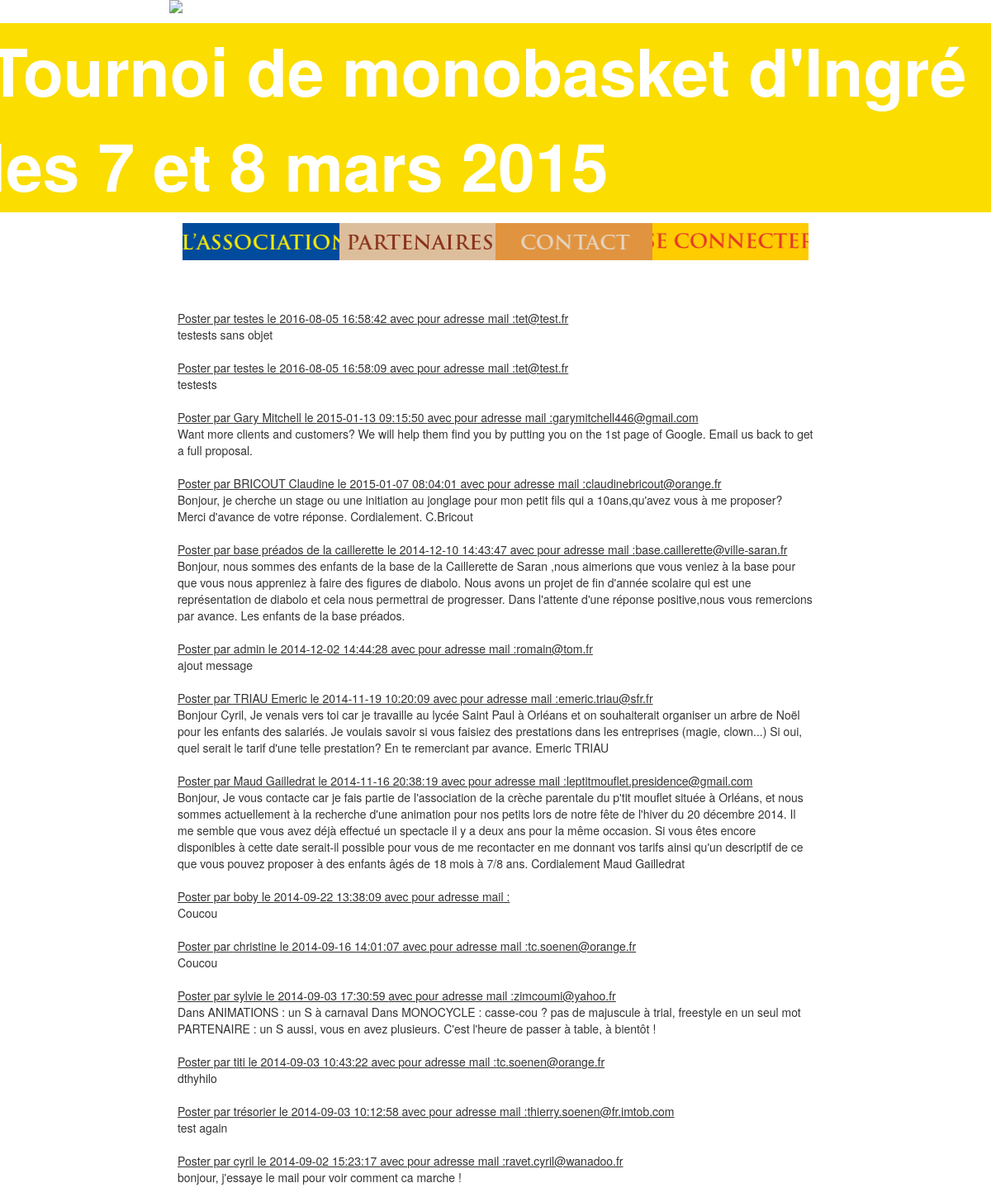
The app's page /page/gestionenvcontact.php with its own data.
### tables this page shows
CREATE TABLE `contact` (
  `pseudo` varchar(200) NOT NULL,
  `datemessage` datetime NOT NULL,
  `contenu` text NOT NULL,
  `mail` text NOT NULL,
  `objet` text NOT NULL,
  `ipPosteur` varchar(100) NOT NULL
);

### manager/MainManager.php (called while the page is built, shortened)
<?php
	class MainManager{
		public function setDb(PDO $db){
			$this->_db = $db;
		}
	}
?>

### manager/ContactManager.php (called while the page is built, shortened)
<?php
	require_once('MainManager.php');
	include('/../model/Contact.php');
	class ContactManager extends MainManager{
		public function getAllContact(){
            $cotnacts = [];
            $q = $this->_db->prepare("SELECT * FROM contact  ORDER BY datemessage DESC ");
            $q->execute();
            while ($donnees = $q->fetch(PDO::FETCH_ASSOC)){
                $newContact = new Contact();
                $newContact->hydrate($donnees);
                $cotnacts[] = $newContact;
            }
            return $cotnacts;
        }
	}
?>

### model/Contact.php (called while the page is built, shortened)
<?php
	class Contact{
		private $_pseudo;
		private $_dateMessage;
		private $_contenu;
		private $_mail;
		public function hydrate(array $donnees){
			foreach ($donnees as $key => $value){
				$method = 'set'.ucfirst($key);
			}
		}
		public function getPseudo(){
			return $this->_pseudo;
		}
		public function getDateMessage(){
			return $this->_dateMessage;
		}
		public function getContenu(){
			return $this->_contenu;
		}
		public function getMail(){
			return $this->_mail;
		}
		public function setPseudo($pseudo){
			if (is_string($pseudo)){
				$this->_pseudo = $pseudo;
			}
		}
		public function setDateMessage($dateMessage){
			$this->_dateMessage = $dateMessage;
		}
		public function setContenu($contenu){
			if (is_string($contenu)){
				$this->_contenu = $contenu;
			}
		}
		public function setMail($mail){
			if (is_string($mail)){
				$this->_mail = $mail;
			}
		}
	}
?>

### page/gestionenvcontact.php (the view, shortened to what this page needs)
<!DOCTYPE html>
<html>
<head>
	<link rel="stylesheet" type="text/css" href="../css/bootstrap.css">
	<link rel="stylesheet" type="text/css" href="../css/style_menu.css">
	<link rel="stylesheet" type="text/css" href="../css/style_connexion.css">
</head>
<body>
<?php
include("squelettePage/menu.php");
?>
<div id="mainDiv" class= "col-md-8 col-md-offset-2">
	<?php
	include ("../manager/ContactManager.php");
	$contactManager = new ContactManager();
	$listContact = $contactManager->getAllContact();
	echo '<div class="article">';
	foreach($listContact as $contact){
		echo '<table><tr><td><u>Poster par '.$contact->getPseudo().' le '.$contact->getDateMessage().' avec pour adresse mail :'.$contact->getMail().'</u></td></tr>';
		echo '<tr><td>'.$contact->getContenu().'</td></tr></table><br/>';
	}
	?>
</div>
</body>
</html>

### css/style_menu.css (style rules this page uses)
body { background-image: url("../image/design/fondecran/fond_accueil.png"); background-size: 100%; }

### css/style_connexion.css (style rules this page uses)
body { background-image: url("../image/design/fondecran/fond_connexion.png"); background-size: 100%; }
#mainDiv { margin-top: 3%; }

### records on screen
contact: pseudo "testes", datemessage "2016-08-05 16:58:42", mail "tet@test.fr", contenu "testests sans objet"
contact: pseudo "testes", datemessage "2016-08-05 16:58:09", mail "tet@test.fr", contenu "testests"
contact: pseudo "Gary Mitchell", datemessage "2015-01-13 09:15:50", mail "garymitchell446@gmail.com", contenu "Want more clients and customers? We will help them find you by putting you on the 1st page of Google. Email us back to get a full proposal."
contact: pseudo "BRICOUT Claudine", datemessage "2015-01-07 08:04:01", mail "claudinebricout@orange.fr", contenu "Bonjour, je cherche un stage ou une initiation au jonglage pour mon petit fils qui a 10ans,qu'avez vous à me proposer? Merci d'avance de votre réponse. Cordialement. C.Bricout"
contact: pseudo "base préados de la caillerette", datemessage "2014-12-10 14:43:47", mail "base.caillerette@ville-saran.fr", contenu "Bonjour, nous sommes des enfants de la base de la Caillerette de Saran ,nous aimerions que vous veniez à la base pour que vous nous appreniez à faire des figures de diabolo. Nous avons un projet de fin d'année scolaire qui est une représentation de diabolo et cela nous permettrai de progresser. Dans l'attente d'une réponse positive,nous vous remercions par avance. Les enfants de la base préados."
contact: pseudo "admin", datemessage "2014-12-02 14:44:28", mail "romain@tom.fr", contenu "ajout message"
contact: pseudo "TRIAU Emeric", datemessage "2014-11-19 10:20:09", mail "emeric.triau@sfr.fr", contenu "Bonjour Cyril, Je venais vers toi car je travaille au lycée Saint Paul à Orléans et on souhaiterait organiser un arbre de Noël pour les enfants des salariés. Je voulais savoir si vous faisiez des prestations dans les entreprises (magie, clown...) Si oui, quel serait le tarif d'une telle prestation? En te remerciant par avance. Emeric TRIAU"
contact: pseudo "Maud Gailledrat", datemessage "2014-11-16 20:38:19", mail "leptitmouflet.presidence@gmail.com", contenu "Bonjour, Je vous contacte car je fais partie de l'association de la crèche parentale du p'tit mouflet située à Orléans, et nous sommes actuellement à la recherche d'une animation pour nos petits lors de notre fête de l'hiver du 20 décembre 2014. Il me semble que vous avez déjà effectué un spectacle il y a deux ans pour la même occasion. Si vous êtes encore disponibles à cette date serait-il possible pour vous de me recontacter en me donnant vos tarifs ainsi qu'un descriptif de ce que vous pouvez proposer à des enfants âgés de 18 mois à 7/8 ans. Cordialement Maud Gailledrat"
contact: pseudo "boby", datemessage "2014-09-22 13:38:09", contenu "Coucou"
contact: pseudo "christine", datemessage "2014-09-16 14:01:07", mail "tc.soenen@orange.fr", contenu "Coucou"
contact: pseudo "sylvie", datemessage "2014-09-03 17:30:59", mail "zimcoumi@yahoo.fr", contenu "Dans ANIMATIONS : un S à carnaval Dans MONOCYCLE : casse-cou ? pas de majuscule à trial, freestyle en un seul mot PARTENAIRE : un S aussi, vous en avez plusieurs. C'est l'heure de passer à table, à bientôt !"
contact: pseudo "titi", datemessage "2014-09-03 10:43:22", mail "tc.soenen@orange.fr", contenu "dthyhilo"
contact: pseudo "trésorier", datemessage "2014-09-03 10:12:58", mail "thierry.soenen@fr.imtob.com", contenu "test again"
contact: pseudo "cyril", datemessage "2014-09-02 15:23:17", mail "ravet.cyril@wanadoo.fr", contenu "bonjour, j'essaye le mail pour voir comment ca marche !"
